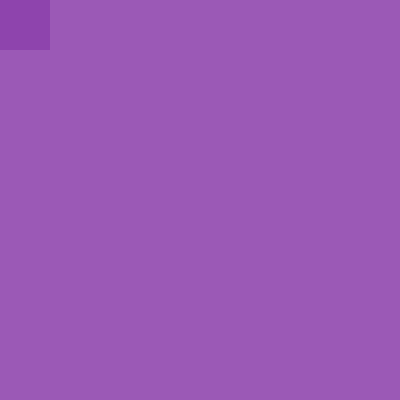
Frame 1 (no input)
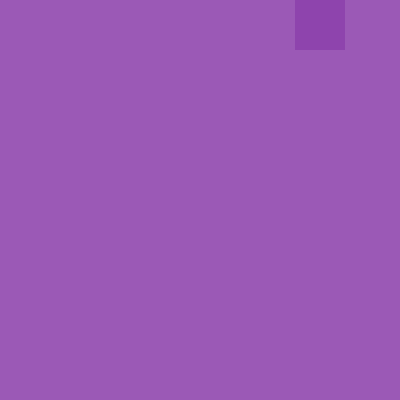
Frame 60 (the mouse pressed at the canvas centre just before this capture)
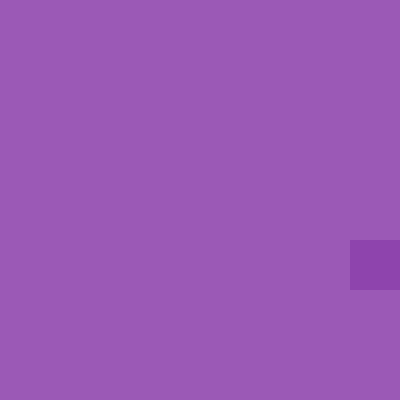
Frame 120 (the mouse held since frame 60 and released just before this capture)

The Processing sketch that drew these frames (run headless with seeded random() and noise(); from frame 60 on, the mouse is pressed at the canvas centre):

// Processing sketch: sketch_5_12_movment
// ── sketch_5_12_movment.pde
int x = 0;
int y = 0; 
int speed = 5;
int size = 50;
int state = 0;

void setup() {
  size(400, 400);
}
void draw() {
  background(#9b59b6);

  // display the square
  noStroke();
  fill(#8e44ad);
  rect(x, y, size, size);

  // check the boxes state 
  if (state == 0) {
    x += speed;
    if (x > width - size) {
      x = width - size;
      state = 1;
    }
  } else if (state == 1) {
    y += speed;
    if (y > height - size) {
      y = height - size;
      state = 2;
    }
  } else if (state == 2) {
    x -= speed;
    if(x < 0) {
      x = 0;
      state = 3;
    }
  } else if (state == 3) {
    y -= speed;
    if (y < 0) {
      y = 0;
      state = 0;
    }
  }
}
